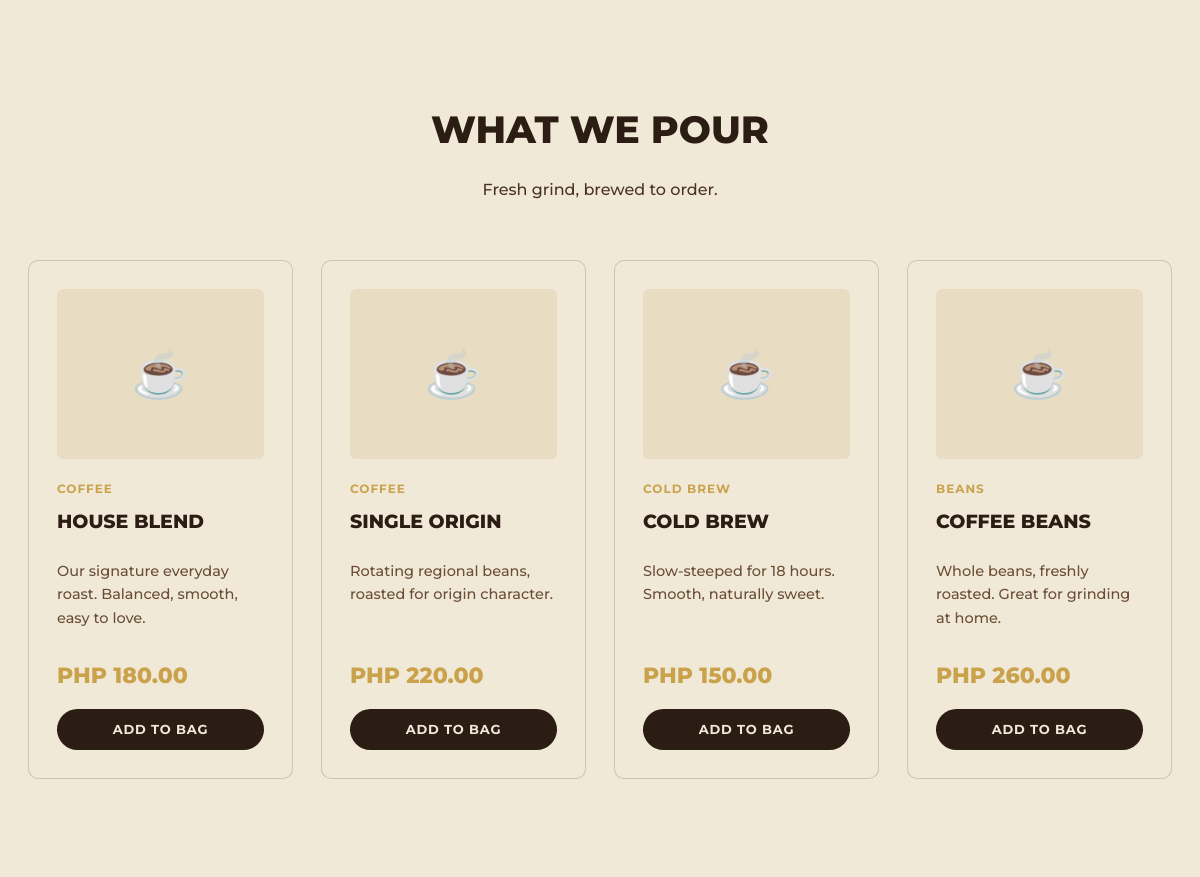
Before: / (middle part) with the older database file.
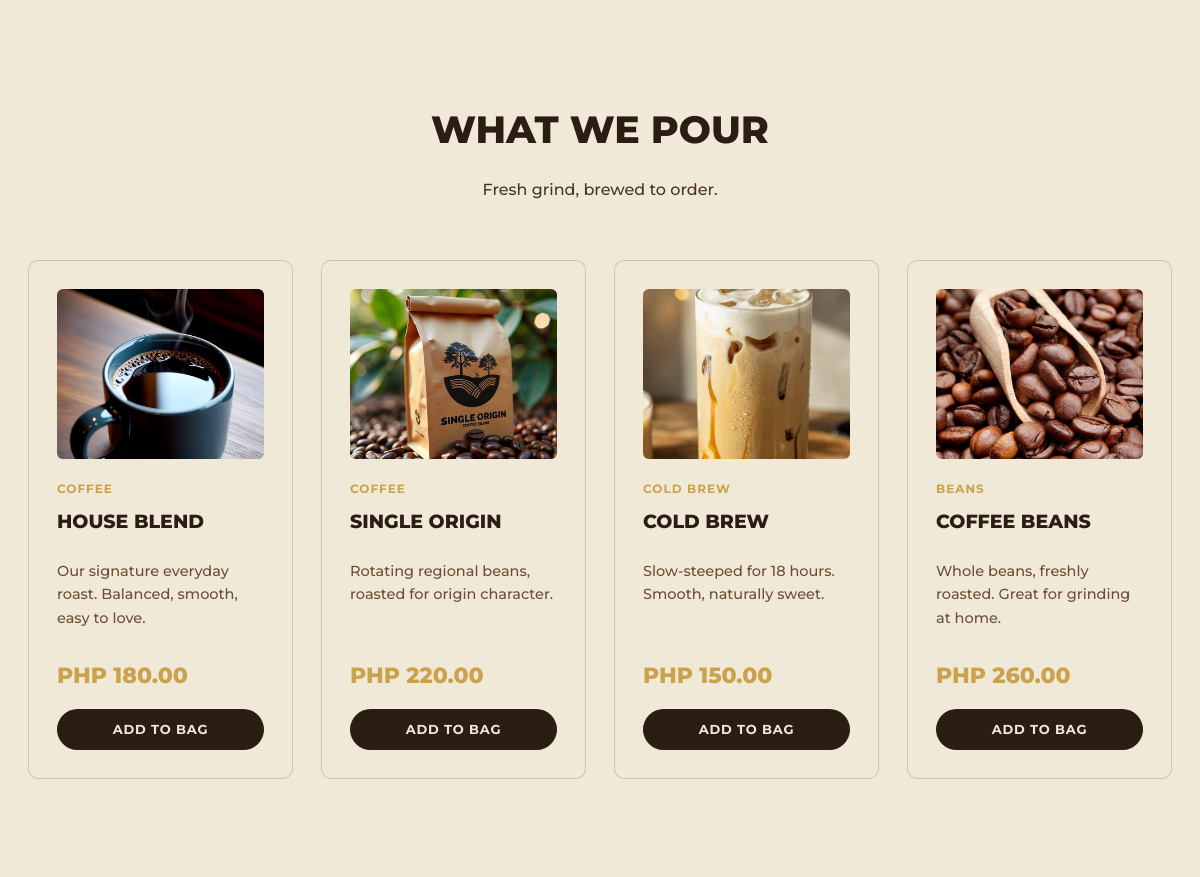
After: the same page with the newer database file.
### tables this page shows
CREATE TABLE IF NOT EXISTS menu_items (
    id INT AUTO_INCREMENT PRIMARY KEY,
    name VARCHAR(100) NOT NULL,
    description VARCHAR(255) DEFAULT NULL,
    price DECIMAL(10,2) NOT NULL,
    category VARCHAR(50) NOT NULL,
    image VARCHAR(255) DEFAULT NULL,
    created_at TIMESTAMP NOT NULL DEFAULT CURRENT_TIMESTAMP
);

### includes/functions.php (called while the page is built, shortened)
<?php
function e($string) {
    return htmlspecialchars($string ?? '', ENT_QUOTES, 'UTF-8');
}
function formatPrice($amount) {
    return 'PHP ' . number_format((float) $amount, 2);
}

### index.php (the view, shortened to what this page needs)
<?php
require_once __DIR__ . '/config/config.php';
require_once __DIR__ . '/includes/functions.php';
$stmt = $pdo->query('SELECT * FROM menu_items ORDER BY id ASC LIMIT 4');
$featuredItems = $stmt->fetchAll();
require_once __DIR__ . '/includes/header.php';
?>
<section class="menu-preview">
    <div class="container">
        <h2>What We Pour</h2>
        <p class="menu-preview__sub">Fresh grind, brewed to order.</p>
        <div class="menu-grid">
            <?php foreach ($featuredItems as $item): ?>
                <div class="menu-card">
                    <?php if (!empty($item['image'])): ?>
                        <img class="menu-card__image" src="<?= BASE_URL ?>/<?= e($item['image']) ?>" alt="<?= e($item['name']) ?>">
                    <?php else: ?>
                        <div class="menu-card__placeholder">&#9749;</div>
                    <?php endif; ?>
                    <span class="menu-card__category"><?= e($item['category']) ?></span>
                    <h3><?= e($item['name']) ?></h3>
                    <p><?= e($item['description']) ?></p>
                    <div class="menu-card__price"><?= formatPrice($item['price']) ?></div>
                    <a href="<?= BASE_URL ?>/menu.php" class="btn btn--dark btn--small btn--full">Add to Bag</a>
                </div>
            <?php endforeach; ?>
        </div>
    </div>
</section>
<?php require_once __DIR__ . '/includes/footer.php'; ?>

Changed rows visible on the page:
changed menu_items "PHP 180.00": image: picture added; no longer shows "☕"
changed menu_items "PHP 220.00": image: picture added; no longer shows "☕"
changed menu_items "PHP 150.00": image: picture added; no longer shows "☕"
changed menu_items "PHP 260.00": image: picture added; no longer shows "☕"
